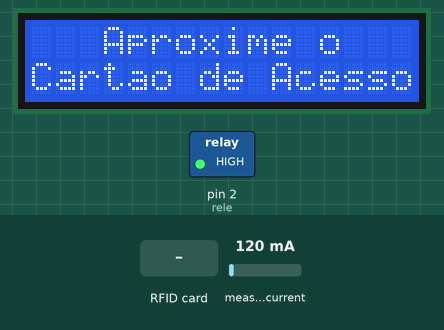
The sketch below on a simulated Arduino Uno, built with avr-gcc and run on an emulated ATmega328P. On the bench: 16×2 character LCD, switched loads named in the sketch (green lamp = pin HIGH). Inputs (shaded band) come from the test bench; at power-on: measured current 120 mA. Pins used as bus, display or sensor lines are not drawn.

Above: at 1.8 s.
1.9 s: RFID card FB C0 4C 0C held to the reader
At 3.0 s:
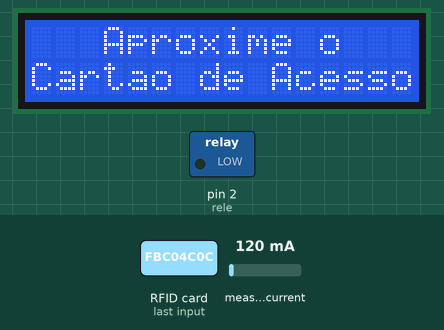
At 4.1 s:
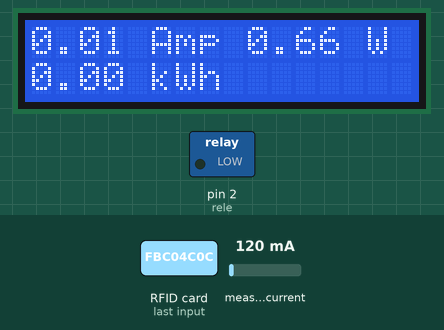
4.7 s: RFID card FB C0 4C 0C held to the reader
At 5.4 s:
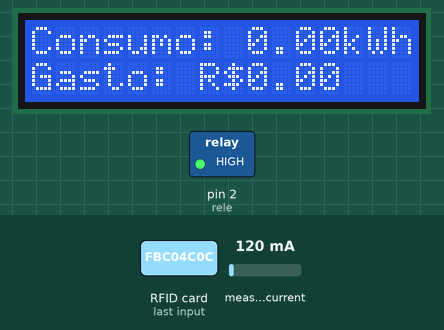
Timing chart, 0 to 7.7 s (numbered marks = the images above; inputs shaded):
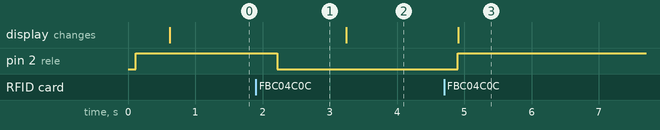

The sketch:

Projeto.ino
```cpp
#include <LiquidCrystal.h>
#include <SPI.h>
#include <MFRC522.h>
#include "ACS712.h"

#define SS_PIN 10
#define RST_PIN 9
#define rele 2

MFRC522 mfrc522(SS_PIN, RST_PIN);   // Instancia do RFID
LiquidCrystal lcd(3,4,5,6,7,8);     //Instancia do LCD
ACS712 sensor(ACS712_05B, A0);      //Instancia Sensor de Corrente

float tempo_inicial = 0;
float tempo_final = 0;
float tempo_total = 0;
float preco_Wh = 0.614320;
float consumo = 0;
float gasto = 0;
double corrente = 0;
double potencia = 0;
double energia = 0;
double energia_ant = 0;
double calculo = 0;
String conteudo= "";
String comparar = "";
bool liberou = false;
int tensao = 110;

void setup() {
  Serial.begin(9600);
  lcd.begin(16, 2);

  SPI.begin();      // Inicia  SPI bus
  mfrc522.PCD_Init();   // Inicia MFRC522

  pinMode(rele, OUTPUT);
  digitalWrite(rele, HIGH); //Desliga o relé
  sensor.calibrate();
  delay(500);
}

void loop() {
  if(liberou){ //Ao liberar o acesso começa a leitura do consumo de energia
    corrente = -0.114;
    corrente += sensor.getCurrentAC(60);

    //Calculo do tempo de leitura da corrente
    tempo_final = tempo_inicial;
    tempo_inicial = millis();
    tempo_total = tempo_inicial - tempo_final;

    //Calculo da potencia e energia
    potencia = tensao * corrente;
    energia = (energia + (potencia * (((tempo_total/60)/60)/10000)));

    lcd.clear(); //Limpa tela do LCD

    //Imprime no LCD
    lcd.setCursor(0,0);
    lcd.print(corrente);
    lcd.print(" Amp");
    lcd.setCursor(9,0);
    lcd.print(potencia);
    lcd.print(" W");
    lcd.setCursor(0,1);
    lcd.print(energia);
    lcd.print(" kWh");

    if (mfrc522.PICC_IsNewCardPresent()) {  // Procura pelos Cartões
      if (mfrc522.PICC_ReadCardSerial()) {  // Seleciona um dos cartões
        for (byte i = 0; i < mfrc522.uid.size; i++) {
          conteudo.concat(String(mfrc522.uid.uidByte[i] < 0x10 ? " 0" : " "));
          conteudo.concat(String(mfrc522.uid.uidByte[i], HEX));
        }
        conteudo.toUpperCase();
      }
      if(conteudo.substring(1) == comparar){
        liberou = false; //Encerra o acesso
        digitalWrite(rele, HIGH); //Desliga o relé

        //Calculo do consumo de energia em R$
        consumo = energia;
        gasto = consumo * preco_Wh;

        lcd.clear();
        lcd.setCursor(0,0);
        lcd.print("Consumo: ");
        lcd.print(consumo);
        lcd.print("kWh");
        lcd.setCursor(0,1);
        lcd.print("Gasto: R$");
        lcd.print(gasto);
        delay(10000); //Delay para que o preço fique 10 segundo no LCD

        //Reinicia algumas variaveis
        energia = 0;
        comparar = "";
      }
      conteudo = "";
    }
  } else { //Caso acesso não esteja liberado, somente procura por novos cartões
    lcd.clear();
    lcd.setCursor(3,0);
    lcd.print("Aproxime o");
    lcd.setCursor(0,1);
    lcd.print("Cartao de Acesso");

    if (mfrc522.PICC_IsNewCardPresent()) { // Procura pelos Cartões
      if (mfrc522.PICC_ReadCardSerial()) { // Seleciona um dos cartões
        for (byte i = 0; i < mfrc522.uid.size; i++) {
          conteudo.concat(String(mfrc522.uid.uidByte[i] < 0x10 ? " 0" : " "));
          conteudo.concat(String(mfrc522.uid.uidByte[i], HEX));
        }
        conteudo.toUpperCase();
      }
      if((conteudo.substring(1) == "FB C0 4C 0C") || (conteudo.substring(1) == "16 DB 28 F8")){
        liberou = true; //Libera o Acesso
        digitalWrite(rele, LOW); //Liga o relé
        delay(500);

        //Reinicia algumas variaveis
        comparar = conteudo.substring(1);
        conteudo = "";
      }
    }
  }
  delay(500);
}
```

Measured:
- after the input at 1.9 s, pin 2 (rele): HIGH → LOW after 0.32 s
- after the input at 4.7 s, pin 2 (rele): LOW → HIGH after 0.20 s; the display: changes after 0.21 s (image 3)
